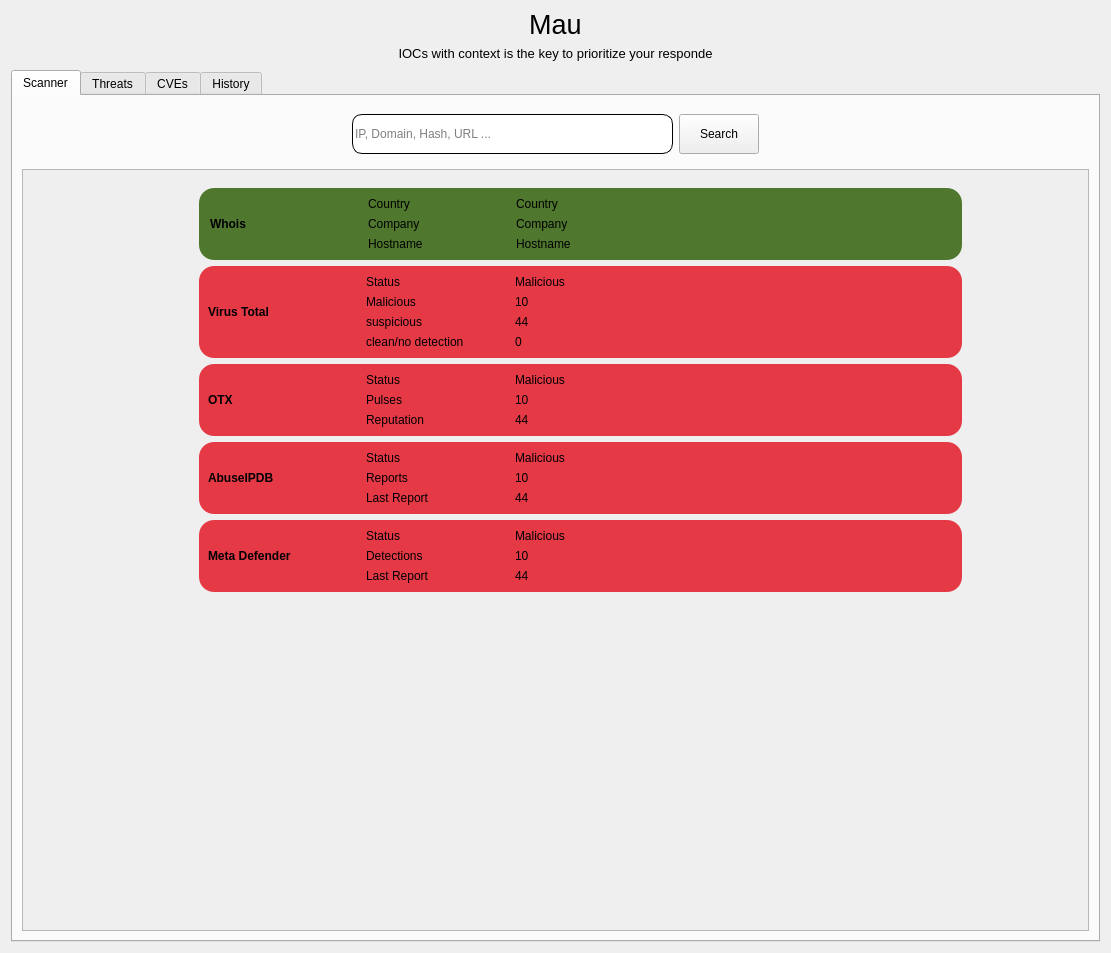
<?xml version="1.0" encoding="UTF-8"?>
<ui version="4.0">
 <class>HomeForm</class>
 <widget class="QWidget" name="HomeForm">
  <property name="geometry">
   <rect>
    <x>0</x>
    <y>0</y>
    <width>1111</width>
    <height>953</height>
   </rect>
  </property>
  <property name="windowTitle">
   <string>Mau | Threat Intelligence</string>
  </property>
  <property name="windowIcon">
   <iconset>
    <normaloff>../img/Mau.png</normaloff>../img/Mau.png</iconset>
  </property>
  <property name="styleSheet">
   <string notr="true"/>
  </property>
  <layout class="QVBoxLayout" name="verticalLayout">
   <property name="spacing">
    <number>0</number>
   </property>
   <property name="topMargin">
    <number>0</number>
   </property>
   <item>
    <widget class="QWidget" name="widget_2" native="true">
     <layout class="QVBoxLayout" name="verticalLayout_2">
      <item>
       <widget class="QLabel" name="label">
        <property name="font">
         <font>
          <pointsize>20</pointsize>
         </font>
        </property>
        <property name="text">
         <string>Mau</string>
        </property>
        <property name="alignment">
         <set>Qt::AlignCenter</set>
        </property>
       </widget>
      </item>
      <item>
       <widget class="QLabel" name="label_2">
        <property name="font">
         <font>
          <pointsize>10</pointsize>
         </font>
        </property>
        <property name="text">
         <string>IOCs with context is the key to prioritize your responde</string>
        </property>
        <property name="alignment">
         <set>Qt::AlignCenter</set>
        </property>
       </widget>
      </item>
     </layout>
    </widget>
   </item>
   <item>
    <widget class="QTabWidget" name="tabWidget">
     <property name="mouseTracking">
      <bool>true</bool>
     </property>
     <property name="acceptDrops">
      <bool>true</bool>
     </property>
     <property name="autoFillBackground">
      <bool>true</bool>
     </property>
     <property name="currentIndex">
      <number>0</number>
     </property>
     <property name="iconSize">
      <size>
       <width>20</width>
       <height>20</height>
      </size>
     </property>
     <widget class="QWidget" name="scaner">
      <attribute name="title">
       <string>Scanner</string>
      </attribute>
      <layout class="QVBoxLayout" name="verticalLayout_3">
       <item>
        <widget class="QWidget" name="widget" native="true">
         <property name="styleSheet">
          <string notr="true"/>
         </property>
         <layout class="QHBoxLayout" name="horizontalLayout">
          <item>
           <spacer name="horizontalSpacer">
            <property name="orientation">
             <enum>Qt::Horizontal</enum>
            </property>
            <property name="sizeHint" stdset="0">
             <size>
              <width>40</width>
              <height>20</height>
             </size>
            </property>
           </spacer>
          </item>
          <item>
           <widget class="QLineEdit" name="search_edt">
            <property name="minimumSize">
             <size>
              <width>0</width>
              <height>40</height>
             </size>
            </property>
            <property name="styleSheet">
             <string notr="true">border: 1 solid #000;
border-radius: 10;</string>
            </property>
            <property name="placeholderText">
             <string>IP, Domain, Hash, URL ...</string>
            </property>
           </widget>
          </item>
          <item>
           <widget class="QPushButton" name="searhc_btn">
            <property name="minimumSize">
             <size>
              <width>0</width>
              <height>40</height>
             </size>
            </property>
            <property name="styleSheet">
             <string notr="true"/>
            </property>
            <property name="text">
             <string>Search</string>
            </property>
            <property name="default">
             <bool>false</bool>
            </property>
            <property name="flat">
             <bool>false</bool>
            </property>
           </widget>
          </item>
          <item>
           <spacer name="horizontalSpacer_2">
            <property name="orientation">
             <enum>Qt::Horizontal</enum>
            </property>
            <property name="sizeHint" stdset="0">
             <size>
              <width>40</width>
              <height>20</height>
             </size>
            </property>
           </spacer>
          </item>
         </layout>
        </widget>
       </item>
       <item>
        <widget class="QScrollArea" name="scrollArea">
         <property name="widgetResizable">
          <bool>true</bool>
         </property>
         <widget class="QWidget" name="scrollAreaWidgetContents">
          <property name="geometry">
           <rect>
            <x>0</x>
            <y>0</y>
            <width>1059</width>
            <height>730</height>
           </rect>
          </property>
          <layout class="QHBoxLayout" name="horizontalLayout_5">
           <item>
            <spacer name="horizontalSpacer_3">
             <property name="orientation">
              <enum>Qt::Horizontal</enum>
             </property>
             <property name="sizeHint" stdset="0">
              <size>
               <width>158</width>
               <height>20</height>
              </size>
             </property>
            </spacer>
           </item>
           <item>
            <widget class="QWidget" name="scanner_w" native="true">
             <property name="sizePolicy">
              <sizepolicy hsizetype="Expanding" vsizetype="Preferred">
               <horstretch>1</horstretch>
               <verstretch>0</verstretch>
              </sizepolicy>
             </property>
             <property name="font">
              <font>
               <pointsize>9</pointsize>
              </font>
             </property>
             <layout class="QVBoxLayout" name="verticalLayout_16">
              <item>
               <widget class="QWidget" name="whois_w" native="true">
                <property name="styleSheet">
                 <string notr="true">background:#4f772d;
border-radius: 15px;</string>
                </property>
                <layout class="QHBoxLayout" name="horizontalLayout_2">
                 <property name="spacing">
                  <number>0</number>
                 </property>
                 <property name="leftMargin">
                  <number>11</number>
                 </property>
                 <property name="topMargin">
                  <number>0</number>
                 </property>
                 <property name="bottomMargin">
                  <number>0</number>
                 </property>
                 <item>
                  <widget class="QLabel" name="whois_lbl">
                   <property name="sizePolicy">
                    <sizepolicy hsizetype="Preferred" vsizetype="Preferred">
                     <horstretch>2</horstretch>
                     <verstretch>0</verstretch>
                    </sizepolicy>
                   </property>
                   <property name="font">
                    <font>
                     <pointsize>9</pointsize>
                     <weight>75</weight>
                     <bold>true</bold>
                    </font>
                   </property>
                   <property name="text">
                    <string>Whois</string>
                   </property>
                   <property name="openExternalLinks">
                    <bool>true</bool>
                   </property>
                  </widget>
                 </item>
                 <item>
                  <widget class="QWidget" name="widget_5" native="true">
                   <property name="sizePolicy">
                    <sizepolicy hsizetype="Preferred" vsizetype="Preferred">
                     <horstretch>2</horstretch>
                     <verstretch>0</verstretch>
                    </sizepolicy>
                   </property>
                   <layout class="QVBoxLayout" name="verticalLayout_4">
                    <item>
                     <widget class="QLabel" name="label_4">
                      <property name="font">
                       <font>
                        <pointsize>9</pointsize>
                       </font>
                      </property>
                      <property name="text">
                       <string>Country</string>
                      </property>
                     </widget>
                    </item>
                    <item>
                     <widget class="QLabel" name="label_5">
                      <property name="font">
                       <font>
                        <pointsize>9</pointsize>
                       </font>
                      </property>
                      <property name="text">
                       <string>Company</string>
                      </property>
                     </widget>
                    </item>
                    <item>
                     <widget class="QLabel" name="label_19">
                      <property name="font">
                       <font>
                        <pointsize>9</pointsize>
                       </font>
                      </property>
                      <property name="text">
                       <string>Hostname</string>
                      </property>
                     </widget>
                    </item>
                   </layout>
                  </widget>
                 </item>
                 <item>
                  <widget class="QWidget" name="widget_6" native="true">
                   <property name="sizePolicy">
                    <sizepolicy hsizetype="Preferred" vsizetype="Preferred">
                     <horstretch>6</horstretch>
                     <verstretch>0</verstretch>
                    </sizepolicy>
                   </property>
                   <layout class="QVBoxLayout" name="verticalLayout_5">
                    <item>
                     <widget class="QLabel" name="whois_country">
                      <property name="font">
                       <font>
                        <pointsize>9</pointsize>
                       </font>
                      </property>
                      <property name="text">
                       <string>Country</string>
                      </property>
                     </widget>
                    </item>
                    <item>
                     <widget class="QLabel" name="whois_company">
                      <property name="font">
                       <font>
                        <pointsize>9</pointsize>
                       </font>
                      </property>
                      <property name="text">
                       <string>Company</string>
                      </property>
                     </widget>
                    </item>
                    <item>
                     <widget class="QLabel" name="whois_hostname">
                      <property name="font">
                       <font>
                        <pointsize>9</pointsize>
                       </font>
                      </property>
                      <property name="text">
                       <string>Hostname</string>
                      </property>
                     </widget>
                    </item>
                   </layout>
                  </widget>
                 </item>
                </layout>
               </widget>
              </item>
              <item>
               <widget class="QWidget" name="vt_w" native="true">
                <property name="styleSheet">
                 <string notr="true">background:#e63946;
border-radius: 15px;</string>
                </property>
                <layout class="QHBoxLayout" name="horizontalLayout_3">
                 <property name="spacing">
                  <number>0</number>
                 </property>
                 <property name="topMargin">
                  <number>0</number>
                 </property>
                 <property name="bottomMargin">
                  <number>0</number>
                 </property>
                 <item>
                  <widget class="QLabel" name="vt_lbl">
                   <property name="sizePolicy">
                    <sizepolicy hsizetype="Preferred" vsizetype="Preferred">
                     <horstretch>2</horstretch>
                     <verstretch>0</verstretch>
                    </sizepolicy>
                   </property>
                   <property name="font">
                    <font>
                     <pointsize>9</pointsize>
                     <weight>75</weight>
                     <bold>true</bold>
                    </font>
                   </property>
                   <property name="text">
                    <string>Virus Total</string>
                   </property>
                   <property name="openExternalLinks">
                    <bool>true</bool>
                   </property>
                  </widget>
                 </item>
                 <item>
                  <widget class="QWidget" name="widget_8" native="true">
                   <property name="sizePolicy">
                    <sizepolicy hsizetype="Preferred" vsizetype="Preferred">
                     <horstretch>2</horstretch>
                     <verstretch>0</verstretch>
                    </sizepolicy>
                   </property>
                   <layout class="QVBoxLayout" name="verticalLayout_6">
                    <item>
                     <widget class="QLabel" name="label_8">
                      <property name="font">
                       <font>
                        <pointsize>9</pointsize>
                       </font>
                      </property>
                      <property name="text">
                       <string>Status</string>
                      </property>
                     </widget>
                    </item>
                    <item>
                     <widget class="QLabel" name="label_9">
                      <property name="font">
                       <font>
                        <pointsize>9</pointsize>
                       </font>
                      </property>
                      <property name="text">
                       <string>Malicious</string>
                      </property>
                     </widget>
                    </item>
                    <item>
                     <widget class="QLabel" name="label_10">
                      <property name="font">
                       <font>
                        <pointsize>9</pointsize>
                       </font>
                      </property>
                      <property name="text">
                       <string>suspicious</string>
                      </property>
                     </widget>
                    </item>
                    <item>
                     <widget class="QLabel" name="label_3">
                      <property name="font">
                       <font>
                        <pointsize>9</pointsize>
                       </font>
                      </property>
                      <property name="text">
                       <string>clean/no detection</string>
                      </property>
                     </widget>
                    </item>
                   </layout>
                  </widget>
                 </item>
                 <item>
                  <widget class="QWidget" name="widget_9" native="true">
                   <property name="sizePolicy">
                    <sizepolicy hsizetype="Preferred" vsizetype="Preferred">
                     <horstretch>6</horstretch>
                     <verstretch>0</verstretch>
                    </sizepolicy>
                   </property>
                   <layout class="QVBoxLayout" name="verticalLayout_7">
                    <item>
                     <widget class="QLabel" name="vt_sts">
                      <property name="font">
                       <font>
                        <pointsize>9</pointsize>
                       </font>
                      </property>
                      <property name="text">
                       <string>Malicious</string>
                      </property>
                     </widget>
                    </item>
                    <item>
                     <widget class="QLabel" name="vt_count">
                      <property name="font">
                       <font>
                        <pointsize>9</pointsize>
                       </font>
                      </property>
                      <property name="text">
                       <string>10</string>
                      </property>
                     </widget>
                    </item>
                    <item>
                     <widget class="QLabel" name="vt_relations">
                      <property name="font">
                       <font>
                        <pointsize>9</pointsize>
                       </font>
                      </property>
                      <property name="text">
                       <string>44</string>
                      </property>
                     </widget>
                    </item>
                    <item>
                     <widget class="QLabel" name="vt_clean">
                      <property name="font">
                       <font>
                        <pointsize>9</pointsize>
                       </font>
                      </property>
                      <property name="text">
                       <string>0</string>
                      </property>
                     </widget>
                    </item>
                   </layout>
                  </widget>
                 </item>
                </layout>
               </widget>
              </item>
              <item>
               <widget class="QWidget" name="otx_w" native="true">
                <property name="styleSheet">
                 <string notr="true">background:#e63946;
border-radius: 15px;</string>
                </property>
                <layout class="QHBoxLayout" name="horizontalLayout_4">
                 <property name="spacing">
                  <number>0</number>
                 </property>
                 <property name="topMargin">
                  <number>0</number>
                 </property>
                 <property name="bottomMargin">
                  <number>0</number>
                 </property>
                 <item>
                  <widget class="QLabel" name="otx_lbl">
                   <property name="sizePolicy">
                    <sizepolicy hsizetype="Preferred" vsizetype="Preferred">
                     <horstretch>2</horstretch>
                     <verstretch>0</verstretch>
                    </sizepolicy>
                   </property>
                   <property name="font">
                    <font>
                     <pointsize>9</pointsize>
                     <weight>75</weight>
                     <bold>true</bold>
                    </font>
                   </property>
                   <property name="text">
                    <string>OTX</string>
                   </property>
                   <property name="openExternalLinks">
                    <bool>true</bool>
                   </property>
                  </widget>
                 </item>
                 <item>
                  <widget class="QWidget" name="widget_11" native="true">
                   <property name="sizePolicy">
                    <sizepolicy hsizetype="Preferred" vsizetype="Preferred">
                     <horstretch>2</horstretch>
                     <verstretch>0</verstretch>
                    </sizepolicy>
                   </property>
                   <layout class="QVBoxLayout" name="verticalLayout_8">
                    <item>
                     <widget class="QLabel" name="label_12">
                      <property name="font">
                       <font>
                        <pointsize>9</pointsize>
                       </font>
                      </property>
                      <property name="text">
                       <string>Status</string>
                      </property>
                     </widget>
                    </item>
                    <item>
                     <widget class="QLabel" name="label_13">
                      <property name="font">
                       <font>
                        <pointsize>9</pointsize>
                       </font>
                      </property>
                      <property name="text">
                       <string>Pulses</string>
                      </property>
                     </widget>
                    </item>
                    <item>
                     <widget class="QLabel" name="label_14">
                      <property name="font">
                       <font>
                        <pointsize>9</pointsize>
                       </font>
                      </property>
                      <property name="text">
                       <string>Reputation</string>
                      </property>
                     </widget>
                    </item>
                   </layout>
                  </widget>
                 </item>
                 <item>
                  <widget class="QWidget" name="widget_12" native="true">
                   <property name="sizePolicy">
                    <sizepolicy hsizetype="Preferred" vsizetype="Preferred">
                     <horstretch>6</horstretch>
                     <verstretch>0</verstretch>
                    </sizepolicy>
                   </property>
                   <layout class="QVBoxLayout" name="verticalLayout_9">
                    <item>
                     <widget class="QLabel" name="otx_sts">
                      <property name="font">
                       <font>
                        <pointsize>9</pointsize>
                       </font>
                      </property>
                      <property name="text">
                       <string>Malicious</string>
                      </property>
                     </widget>
                    </item>
                    <item>
                     <widget class="QLabel" name="otx_count">
                      <property name="font">
                       <font>
                        <pointsize>9</pointsize>
                       </font>
                      </property>
                      <property name="text">
                       <string>10</string>
                      </property>
                     </widget>
                    </item>
                    <item>
                     <widget class="QLabel" name="otx_iocs">
                      <property name="font">
                       <font>
                        <pointsize>9</pointsize>
                       </font>
                      </property>
                      <property name="text">
                       <string>44</string>
                      </property>
                     </widget>
                    </item>
                   </layout>
                  </widget>
                 </item>
                </layout>
               </widget>
              </item>
              <item>
               <widget class="QWidget" name="ipdb_w" native="true">
                <property name="styleSheet">
                 <string notr="true">background:#e63946;
border-radius: 15px;</string>
                </property>
                <layout class="QHBoxLayout" name="horizontalLayout_6">
                 <property name="spacing">
                  <number>0</number>
                 </property>
                 <property name="topMargin">
                  <number>0</number>
                 </property>
                 <property name="bottomMargin">
                  <number>0</number>
                 </property>
                 <item>
                  <widget class="QLabel" name="ipdb_lbl">
                   <property name="sizePolicy">
                    <sizepolicy hsizetype="Preferred" vsizetype="Preferred">
                     <horstretch>2</horstretch>
                     <verstretch>0</verstretch>
                    </sizepolicy>
                   </property>
                   <property name="font">
                    <font>
                     <pointsize>9</pointsize>
                     <weight>75</weight>
                     <bold>true</bold>
                    </font>
                   </property>
                   <property name="text">
                    <string>AbuseIPDB </string>
                   </property>
                   <property name="openExternalLinks">
                    <bool>true</bool>
                   </property>
                  </widget>
                 </item>
                 <item>
                  <widget class="QWidget" name="widget_14" native="true">
                   <property name="sizePolicy">
                    <sizepolicy hsizetype="Preferred" vsizetype="Preferred">
                     <horstretch>2</horstretch>
                     <verstretch>0</verstretch>
                    </sizepolicy>
                   </property>
                   <layout class="QVBoxLayout" name="verticalLayout_10">
                    <item>
                     <widget class="QLabel" name="label_16">
                      <property name="font">
                       <font>
                        <pointsize>9</pointsize>
                       </font>
                      </property>
                      <property name="text">
                       <string>Status</string>
                      </property>
                     </widget>
                    </item>
                    <item>
                     <widget class="QLabel" name="label_17">
                      <property name="font">
                       <font>
                        <pointsize>9</pointsize>
                       </font>
                      </property>
                      <property name="text">
                       <string>Reports</string>
                      </property>
                     </widget>
                    </item>
                    <item>
                     <widget class="QLabel" name="label_18">
                      <property name="font">
                       <font>
                        <pointsize>9</pointsize>
                       </font>
                      </property>
                      <property name="text">
                       <string>Last Report</string>
                      </property>
                     </widget>
                    </item>
                   </layout>
                  </widget>
                 </item>
                 <item>
                  <widget class="QWidget" name="widget_15" native="true">
                   <property name="sizePolicy">
                    <sizepolicy hsizetype="Preferred" vsizetype="Preferred">
                     <horstretch>6</horstretch>
                     <verstretch>0</verstretch>
                    </sizepolicy>
                   </property>
                   <layout class="QVBoxLayout" name="verticalLayout_11">
                    <item>
                     <widget class="QLabel" name="ipdb_sts">
                      <property name="font">
                       <font>
                        <pointsize>9</pointsize>
                       </font>
                      </property>
                      <property name="text">
                       <string>Malicious</string>
                      </property>
                     </widget>
                    </item>
                    <item>
                     <widget class="QLabel" name="ipdb_count">
                      <property name="font">
                       <font>
                        <pointsize>9</pointsize>
                       </font>
                      </property>
                      <property name="text">
                       <string>10</string>
                      </property>
                     </widget>
                    </item>
                    <item>
                     <widget class="QLabel" name="ipdb_date">
                      <property name="font">
                       <font>
                        <pointsize>9</pointsize>
                       </font>
                      </property>
                      <property name="text">
                       <string>44</string>
                      </property>
                     </widget>
                    </item>
                   </layout>
                  </widget>
                 </item>
                </layout>
               </widget>
              </item>
              <item>
               <widget class="QWidget" name="falcon_w" native="true">
                <property name="styleSheet">
                 <string notr="true">background:#e63946;
border-radius: 15px;</string>
                </property>
                <layout class="QHBoxLayout" name="horizontalLayout_7">
                 <property name="spacing">
                  <number>0</number>
                 </property>
                 <property name="topMargin">
                  <number>0</number>
                 </property>
                 <property name="bottomMargin">
                  <number>0</number>
                 </property>
                 <item>
                  <widget class="QLabel" name="falcon_lbl">
                   <property name="sizePolicy">
                    <sizepolicy hsizetype="Preferred" vsizetype="Preferred">
                     <horstretch>2</horstretch>
                     <verstretch>0</verstretch>
                    </sizepolicy>
                   </property>
                   <property name="font">
                    <font>
                     <pointsize>9</pointsize>
                     <weight>75</weight>
                     <bold>true</bold>
                    </font>
                   </property>
                   <property name="text">
                    <string>Meta Defender</string>
                   </property>
                   <property name="openExternalLinks">
                    <bool>true</bool>
                   </property>
                  </widget>
                 </item>
                 <item>
                  <widget class="QWidget" name="widget_17" native="true">
                   <property name="sizePolicy">
                    <sizepolicy hsizetype="Preferred" vsizetype="Preferred">
                     <horstretch>2</horstretch>
                     <verstretch>0</verstretch>
                    </sizepolicy>
                   </property>
                   <layout class="QVBoxLayout" name="verticalLayout_12">
                    <item>
                     <widget class="QLabel" name="label_21">
                      <property name="font">
                       <font>
                        <pointsize>9</pointsize>
                       </font>
                      </property>
                      <property name="text">
                       <string>Status</string>
                      </property>
                     </widget>
                    </item>
                    <item>
                     <widget class="QLabel" name="label_22">
                      <property name="font">
                       <font>
                        <pointsize>9</pointsize>
                       </font>
                      </property>
                      <property name="text">
                       <string>Detections</string>
                      </property>
                     </widget>
                    </item>
                    <item>
                     <widget class="QLabel" name="label_23">
                      <property name="font">
                       <font>
                        <pointsize>9</pointsize>
                       </font>
                      </property>
                      <property name="text">
                       <string>Last Report</string>
                      </property>
                     </widget>
                    </item>
                   </layout>
                  </widget>
                 </item>
                 <item>
                  <widget class="QWidget" name="widget_18" native="true">
                   <property name="sizePolicy">
                    <sizepolicy hsizetype="Preferred" vsizetype="Preferred">
                     <horstretch>6</horstretch>
                     <verstretch>0</verstretch>
                    </sizepolicy>
                   </property>
                   <layout class="QVBoxLayout" name="verticalLayout_13">
                    <item>
                     <widget class="QLabel" name="falcon_sts">
                      <property name="font">
                       <font>
                        <pointsize>9</pointsize>
                       </font>
                      </property>
                      <property name="text">
                       <string>Malicious</string>
                      </property>
                     </widget>
                    </item>
                    <item>
                     <widget class="QLabel" name="falcon_count">
                      <property name="font">
                       <font>
                        <pointsize>9</pointsize>
                       </font>
                      </property>
                      <property name="text">
                       <string>10</string>
                      </property>
                     </widget>
                    </item>
                    <item>
                     <widget class="QLabel" name="falcon_date">
                      <property name="font">
                       <font>
                        <pointsize>9</pointsize>
                       </font>
                      </property>
                      <property name="text">
                       <string>44</string>
                      </property>
                     </widget>
                    </item>
                   </layout>
                  </widget>
                 </item>
                </layout>
               </widget>
              </item>
              <item>
               <spacer name="verticalSpacer">
                <property name="orientation">
                 <enum>Qt::Vertical</enum>
                </property>
                <property name="sizeHint" stdset="0">
                 <size>
                  <width>20</width>
                  <height>40</height>
                 </size>
                </property>
               </spacer>
              </item>
             </layout>
            </widget>
           </item>
           <item>
            <spacer name="horizontalSpacer_4">
             <property name="orientation">
              <enum>Qt::Horizontal</enum>
             </property>
             <property name="sizeHint" stdset="0">
              <size>
               <width>108</width>
               <height>20</height>
              </size>
             </property>
            </spacer>
           </item>
          </layout>
         </widget>
        </widget>
       </item>
      </layout>
     </widget>
     <widget class="QWidget" name="threats">
      <attribute name="title">
       <string>Threats</string>
      </attribute>
     </widget>
     <widget class="QWidget" name="cve">
      <attribute name="title">
       <string>CVEs</string>
      </attribute>
     </widget>
     <widget class="QWidget" name="history">
      <attribute name="title">
       <string>History</string>
      </attribute>
     </widget>
    </widget>
   </item>
  </layout>
 </widget>
 <resources/>
 <connections/>
</ui>
